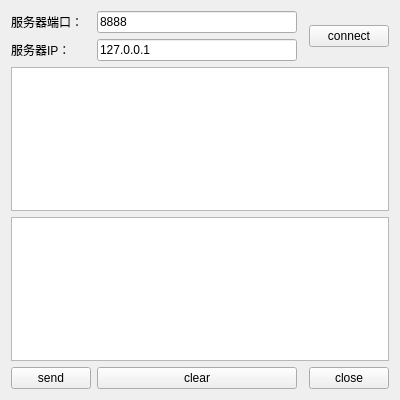
<?xml version="1.0" encoding="UTF-8"?>
<ui version="4.0">
 <class>ClientWidget</class>
 <widget class="QWidget" name="ClientWidget">
  <property name="geometry">
   <rect>
    <x>0</x>
    <y>0</y>
    <width>400</width>
    <height>400</height>
   </rect>
  </property>
  <property name="minimumSize">
   <size>
    <width>400</width>
    <height>400</height>
   </size>
  </property>
  <property name="maximumSize">
   <size>
    <width>400</width>
    <height>400</height>
   </size>
  </property>
  <property name="windowTitle">
   <string>Form</string>
  </property>
  <layout class="QGridLayout" name="gridLayout">
   <item row="0" column="0">
    <widget class="QLabel" name="label">
     <property name="text">
      <string>服务器端口：</string>
     </property>
    </widget>
   </item>
   <item row="0" column="1">
    <widget class="QLineEdit" name="lineEdit">
     <property name="text">
      <string>8888</string>
     </property>
    </widget>
   </item>
   <item row="1" column="0">
    <widget class="QLabel" name="label_2">
     <property name="text">
      <string>服务器IP：</string>
     </property>
    </widget>
   </item>
   <item row="1" column="1">
    <widget class="QLineEdit" name="lineEdit_2">
     <property name="text">
      <string>127.0.0.1</string>
     </property>
    </widget>
   </item>
   <item row="2" column="0" colspan="4">
    <widget class="QTextEdit" name="textEditread"/>
   </item>
   <item row="4" column="0">
    <widget class="QPushButton" name="pushButton_2">
     <property name="text">
      <string>send</string>
     </property>
    </widget>
   </item>
   <item row="4" column="3">
    <widget class="QPushButton" name="pushButton_3">
     <property name="text">
      <string>close</string>
     </property>
    </widget>
   </item>
   <item row="3" column="0" colspan="4">
    <widget class="QTextEdit" name="textEditwrite"/>
   </item>
   <item row="0" column="3" rowspan="2">
    <widget class="QPushButton" name="pushButton">
     <property name="text">
      <string>connect</string>
     </property>
    </widget>
   </item>
   <item row="4" column="1">
    <widget class="QPushButton" name="pushButton_4">
     <property name="text">
      <string>clear</string>
     </property>
    </widget>
   </item>
  </layout>
 </widget>
 <resources/>
 <connections/>
</ui>
